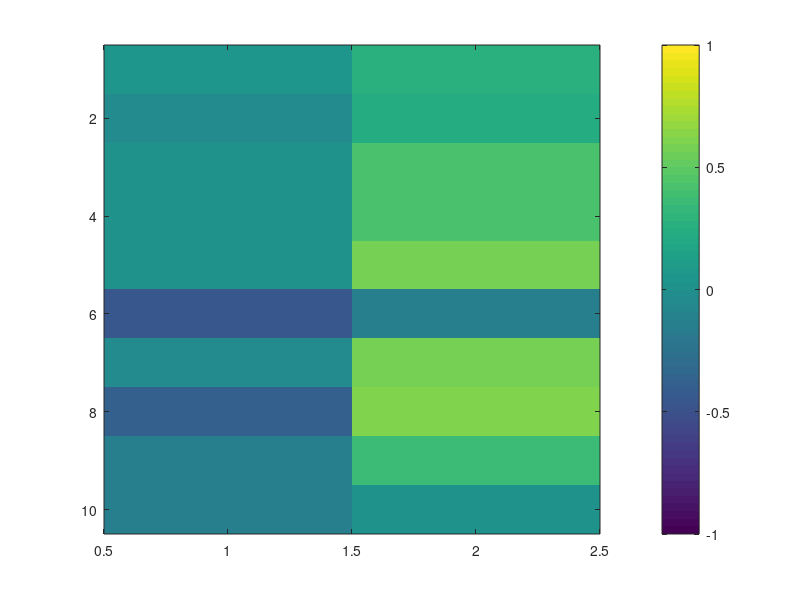

The MATLAB source for this figure: (Note: this script raises an error after producing the figure.)
clear all;
close all;

load('parameters.mat');
addpath('plotting_function');
addpath('statistical_function');
load("week2_data_2022A.mat")
load('small_100faces.mat');%顔画像データのロード (64,64,3,100)


%課題1
%{

sex1 = zeros(1,47);
sex2 = zeros(1,53);

%sex1,sex2配列を作る
sex1length = 1;
sex2length = 1;
for i = 1:length(sex)
    if sex(i) == 1
        sex1(sex1length) = age(i);
        sex1length = sex1length+1;
    else
        sex2(sex2length) = age(i);
        sex2length = sex2length+1;
    end
end

%ヒストグラムプロット
figure
subplot(1,2,1)
histogram(sex1,10)
title("男性の年齢別ヒストグラム")
xlabel("年齢")
ylabel("人数")
subplot(1,2,2)
histogram(sex2,10)
title("女性の年齢別ヒストグラム")
xlabel("年齢")
ylabel("人数")
print('-dpng','exp1_hist.png');

%性別による平均年齢に有意差があるのかt検定
E1 = mean(sex1);
E2 = mean(sex2);
V1 = var(sex1,0);
V2 =var(sex2,0);
N1 = length(sex1);
N2 = length(sex2);
s = sqrt(((N1-1)*V1+(N2-1)*V2)/(N1+N2-2));
t = (E1-E2)/s*sqrt(1/N1+1/N2);
v = N1+N2-2;
p = 2*tcdf(-abs(t),v);
if p<0.01
    disp("有意性あり（p<0.01）")
else
    if p<0.05
        disp("有意性あり(p<0.05)")
    else 
        disp("有意性があるとは言えない")
    end
end
disp(p)
figure
subplot(2,1,1)
myboxplot_x(sex1)
xlabel("年齢")
ylabel("男性")
title("男女別箱ひげ図")
subplot(2,1,2)
myboxplot_x(sex2)
xlabel("年齢")
ylabel("女性")
print('-dpng','exp1_boxplot.png');

%}
%課題2



load("week2_data_2022A.mat")



Sr=corrcoef([sex,Y]);
Ar=corrcoef([age,Y]);

Sr = Sr(2:11);
Ar = Ar(2:11);
R = zeros(2,10);
R(1,:) = Sr;
R(2,:) = Ar;
disp(R)

figure
y_names = {'冷たい', '利他的な', '頑固な', '嫌い', '支配的な', '下品な', '強い', '理性的な', '陰気な', '消極的な'};
x_names = {'性別', '年齢'};

imagesc(transpose(R));
colorbar;caxis([-1 1]);
Xaxis_string(1:2,x_names,30,12);%文字列を置く位置，置く文字列のセル，角度，文字サイズ
Yaxis_string(1:10,y_names,12);%文字列を置く位置，置く文字列のセル，文字サイズ
title("印象データvs性別,年齢の相関係数カラーマップ表示")
print('-dpng','exp1_cor.png');

%課題3
%{



S = cov(Y);
figure
imagesc(S);
colorbar;caxis([-1 1]);
title("印象データ10項目に関する分散共分散行列")
strImp = {'冷たい', '利他的な', '頑固な', '嫌い', '支配的な', '下品な', '強い', '理性的な', '陰気な', '消極的な'};
xticklabels(strImp)
yticklabels(strImp)
print('-dpng','cov_matrix.png');
[V,D]=svd(S);

figV = V(:,(1:4));%第一～第四主成分の行列
disp(figV)
figD = transpose(diag(D));
figD = figD(1:4);%第一から第四固有値の行列
disp(figD)

%寄与率、累積寄与率を求める
lamda = diag(D);
lamSum = sum(lamda);
Con = lamda/lamSum;
AcCon = zeros(1,length(D));
for i = 1:length(D)
    for j = 1:i
        AcCon(i) = AcCon(i)+Con(j);
    end
end
figCon = transpose(Con);
figCon = figCon(1:4);

figAcCon = AcCon(1:4);
disp(figCon)
disp(figAcCon)
%主成分分析による散布図
%%%%%%%%%%%%%%%%%%%%%%%%%%%%%%%%%%%%%%%%%%%%%%%%%%%%%%
% Settings of plot in Matlab
% This code was written by Tatsuya Yokota (2020.03.27)
%%%%%%%%%%%%%%%%%%%%%%%%%%%%%%%%%%%%%%%%%%%%%%%%%%%%%%

addpath('plotting_function');
addpath('statistical_function');

%%% 第1第2主成分の係数を擬似的に生成

Z = Y*V(:,(1:2));
Z = transpose(Z);

%%% 100人の性別，年齢データをロード
load('parameters');

%%% クラスタープロットの作成
hf = figure(1);clf;hold on;
set(hf,'position',[0 0 800 800])

id1m = find(sex==1 & age < 20);
id2m = find(sex==1 & age >= 20 & age < 40);
id3m = find(sex==1 & age >= 40 & age < 60);
id4m = find(sex==1 & age >= 60 & age < 80);
id1f = find(sex==2 & age < 20);
id2f = find(sex==2 & age >= 20 & age < 40);
id3f = find(sex==2 & age >= 40 & age < 60);
id4f = find(sex==2 & age >= 60 & age < 80);

h(1)=plot(Z(1,id1m),Z(2,id1m),'bx','markersize',5);
h(2)=plot(Z(1,id2m),Z(2,id2m),'bx','markersize',7);
h(3)=plot(Z(1,id3m),Z(2,id3m),'bx','markersize',9);
h(4)=plot(Z(1,id4m),Z(2,id4m),'bx','markersize',11);
h(5)=plot(Z(1,id1f),Z(2,id1f),'ro','markersize',5);
h(6)=plot(Z(1,id2f),Z(2,id2f),'ro','markersize',7);
h(7)=plot(Z(1,id3f),Z(2,id3f),'ro','markersize',9);
h(8)=plot(Z(1,id4f),Z(2,id4f),'ro','markersize',11);

daspect([1 1 1])

xlabel('第1主成分',fontsize = 18);
ylabel('第2主成分',fontsize = 18);
legend(h,'Male, age < 20','Male, 20 <= age < 40','Male, 40 <= age < 60','Male, 60 <= age < 80','Female, age < 20','Female, 20 <= age < 40','Female, 40 <= age < 60','Female, 60 <= age < 80',fontsize = 15)
print('-dpng','face_pca_1.png');


%%% 顔画像埋め込みプロットの作成
load('small_100faces.mat');%顔画像データのロード (64,64,3,100)

hf = figure(2);clf;hold on;
set(hf,'position',[0 0 800 800])
plot(Z(1,:),Z(2,:),'ko')
daspect([1 1 1])

ps = 0.3;
for i = 1:100

  pn  = Z(:,i) + 0.5*(rand(2,1)-0.5);
  hi = image([pn(1)-ps, pn(1)+ps ], [pn(2)-ps, pn(2)+ps],imgs(end:-1:1,end:-1:1,:,i));
end
xlabel('第1主成分',fontsize = 18);
ylabel('第2主成分',fontsize = 18);
print('-dpng','face_pca_2.png');
%}
%課題4
%{

S = cov(Y);
[V,D]=svd(S);

Z = Y*V(:,(1:2));
Z = transpose(Z);

hold off
hf = figure(1);clf;hold on;
set(hf,'position',[0 0 800 800])

candidates_sex = zeros(length(ID),1);
candidates_age = zeros(length(ID),1);


for i = 1:length(ID)
    tmpsex = sex(ID(i));
    tmpage = age(ID(i));
    candidates_sex(i) = tmpsex;
    candidates_age(i) = tmpage;
end

sex = candidates_sex;
age = candidates_age;

id1m = ID(find(sex==1 & age < 20));
id2m = ID(find(sex==1 & age >= 20 & age < 40));
id3m = ID(find(sex==1 & age >= 40 & age < 60));
id4m = ID(find(sex==1 & age >= 60 & age < 80));
id1f = ID(find(sex==2 & age < 20));
id2f = ID(find(sex==2 & age >= 20 & age < 40));
id3f = ID(find(sex==2 & age >= 40 & age < 60));
id4f = ID(find(sex==2 & age >= 60 & age < 80));

%h(1)=plot(Z(1,id1m),Z(2,id1m),'bx','markersize',3);
%h(2)=plot(Z(1,id2m),Z(2,id2m),'bx','markersize',5);
h(3)=plot(Z(1,id3m),Z(2,id3m),'bx','markersize',7);
h(4)=plot(Z(1,id4m),Z(2,id4m),'bx','markersize',9);
%h(5)=plot(Z(1,id1f),Z(2,id1f),'ro','markersize',3);
%h(6)=plot(Z(1,id2f),Z(2,id2f),'ro','markersize',5);
h(7)=plot(Z(1,id3f),Z(2,id3f),'ro','markersize',7);
%h(8)=plot(Z(1,id4f),Z(2,id4f),'ro','markersize',9);

%顔画像プロット

hf = figure(2);clf;hold on;
set(hf,'position',[0 0 800 800])
plot(Z(1,ID),Z(2,ID),'ko')
daspect([1 1 1])

ps = 0.3;
for i = 1:length(ID)

  pn  = Z(:,ID(i)) + 0.5*(rand(2,1)-0.5);
  hi = image([pn(1)-ps, pn(1)+ps ], [pn(2)-ps, pn(2)+ps],imgs(end:-1:1,end:-1:1,:,ID(i)));
  
end
text(Z(1,ID),Z(2,ID),num2str(T),Color=[1,0,1],fontsize = 18)
xlabel('第1主成分',fontsize = 18);
ylabel('第2主成分',fontsize = 18);
print('-dpng','election_pca.png');
%}
%課題5
%{
subY=Y(ID,:);

S=cov(subY);

[V,D]=svd(subY);

Z = subY*V(:,(1:4));

YZ = [subY,Z];

R = corrcoef([T,YZ]);
r = R(1,2:15);
r = transpose(r);
r2 = diag(r*transpose(r));

N = length(T);
t = r*sqrt(N-2)./sqrt(1-r2);
v = N-1;
p = 2*tcdf(-abs(t),v);


disp("相関係数:")
disp(r)
figure
bar(r)

strImp = {'冷たい', '利他的な', '頑固な', '嫌い', '支配的な', '下品な', '強い', '理性的な', '陰気な', '消極的な','第1主成分','第2主成分','第3主成分','第4主成分'};
xticklabels(strImp)
ylabel("相関係数")
print('-dpng','election_cor.png');

for i = 1:length(p)
    if p(i)<0.01
        disp(strImp(i)+":優位性がある（p<0.01）")
    else
        if p(i)<0.05
            disp(strImp(i)+":優位性がある(p<0.05)")
        else 
            disp(strImp(i)+":優位性があるとは言えない")
        end
    end
end
%}
%課題6
%{
X = [
    1 0 1 0 1 1 1 1 1
    0 0 0 1 1 0 0 1 0
    1 0 0 0 0 0 1 1 1
    1 1 1 1 1 0 1 1 0
    0 1 0 1 1 1 1 1 0
    1 1 0 1 0 1 1 1 0
    0 0 0 0 0 1 0 0 1
    0 0 0 0 0 1 1 1 1
    1 1 1 0 0 0 1 1 1
    1 1 1 0 1 1 0 1 0
    0 1 1 1 0 1 1 0 0
    1 1 1 0 1 1 1 0 1
    0 0 0 0 1 1 0 0 1
    0 1 1 0 1 0 1 0 0
    0 1 1 0 1 0 1 1 1
    ];
%{
%1の数の分だけの長さの行列を作る
x = zeros(ones(1,size(X,1))*X*ones(size(X,2),1),2);

counter = 1;
for i = 1:size(X,1)
    for j = 1:size(X,2)
        if X(i,j)
            x(counter,:) = [i,j];
            counter = counter+1;
        end
    end
end

a = x(:,1);
b = x(:,2);
%}


da = X*ones(size(X,2),1);
db = transpose(X)*ones(size(X,1),1);
Da = diag(da);
Db = diag(db);
Da_sub1 = diag(power(diag(Da),0.5));
Db_sub1 = diag(power(diag(Db),0.5));
Da_sub2 = diag(power(diag(Da),-0.5));
Db_sub2 = diag(power(diag(Db),-0.5));



du = Da_sub2*da./norm(Da_sub2*da,2);
dv = Db_sub2*db./norm(Db_sub2*db,2);
Z = (eye(size(du,1))-du*transpose(du))*Da_sub2*X*Db_sub2*(eye(size(dv,1))-dv*transpose(dv));



[U,S,V] = svd(Z);


result_a = Da_sub2*U;
result_b = Db_sub2*V;

sample_str = ["A","B","C","D","E","F","G","H","I","J","K","L","M","N","O"];
category_str = ["明るい","温かい","かたい","重い","人工的","上品","単純","強い","汚い"];


%サンプルプロット
x = result_a(:,1);
y = result_a(:,2);

figure
scatter(x,y,'rx')
xlabel("第1主成分")
ylabel("第2主成分")
title("サンプルプロット")
text(x,y,sample_str)
print('-dpng','exp3_2dplots_1.png');
%カテゴリプロット
x = result_b(:,1);
y = result_b(:,2);

figure
scatter(x,y,'rx')
xlabel("第1主成分")
ylabel("第2主成分")
title("カテゴリプロット")
text(x,y,category_str)
print('-dpng','exp3_2dplots_2.png');

target_a = result_a(:,1);
target_b = result_b(:,1);



figure
hold on
%破線のグリッドを表示
for i = 1 : size(target_a,1)
    yline(target_a(i),'--')
end

for j = 1: size(target_b,1)
    xline(target_b(j),'--')
end

%各点ごとのラベルを表示
%{
xticks(sort(target_b))

yticks(sort(target_a))
%}

for i = 1 : size(target_a,1)
    for j = 1: size(target_b,1)
        if X(i,j)
            scatter(target_b(j),target_a(i),'ko')
        end
    end
end
title("並び変えた後のデータ行列")



%{
[sorted_a,Ia] = sort(result_a1);
[sorted_b,Ib] = sort(result_b1);

sorted_Xa = X;
sorted_Xab = X;
for i = 1:size(X,2)
    sorted_Xa(:,i) = X(Ia,i);
end

for i = 1:size(X,1)
    sorted_Xab(i,:) = sorted_Xa(i,Ib);
end
%}

%}